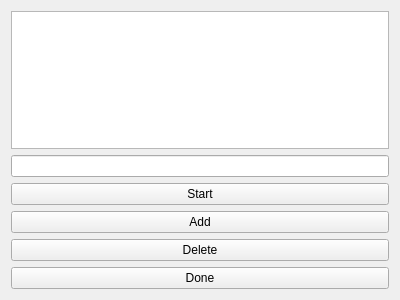
<?xml version="1.0" encoding="UTF-8"?>
<ui version="4.0">
 <class>GUI</class>
 <widget class="QWidget" name="GUI">
  <property name="geometry">
   <rect>
    <x>0</x>
    <y>0</y>
    <width>400</width>
    <height>300</height>
   </rect>
  </property>
  <property name="windowTitle">
   <string>GUI</string>
  </property>
  <layout class="QVBoxLayout" name="verticalLayout">
   <item>
    <widget class="QListWidget" name="listWidget">
     <property name="minimumSize">
      <size>
       <width>0</width>
       <height>99</height>
      </size>
     </property>
    </widget>
   </item>
   <item>
    <widget class="QLineEdit" name="lineEdit"/>
   </item>
   <item>
    <widget class="QPushButton" name="pushButton_2">
     <property name="text">
      <string>Start</string>
     </property>
    </widget>
   </item>
   <item>
    <widget class="QPushButton" name="pushButton_4">
     <property name="text">
      <string>Add</string>
     </property>
    </widget>
   </item>
   <item>
    <widget class="QPushButton" name="pushButton">
     <property name="text">
      <string>Delete</string>
     </property>
    </widget>
   </item>
   <item>
    <widget class="QPushButton" name="pushButton_3">
     <property name="text">
      <string>Done</string>
     </property>
    </widget>
   </item>
  </layout>
 </widget>
 <resources/>
 <connections/>
</ui>
